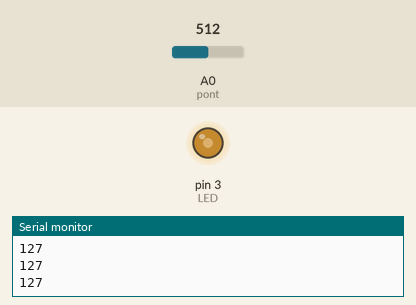
This sketch was run on a simulated Arduino Uno, built with avr-gcc and run on an emulated ATmega328P. Shown: output pins drawn as LEDs (lit = HIGH), the last lines printed to the serial monitor. The inputs (shaded band) are chosen by the test bench; at power-on: A0 (pont) = 512.

Above: at 1.2 s.
1.3 s: A0 (pont) set to 716
At 2.4 s:
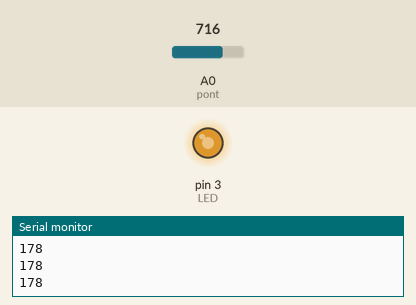
2.8 s: A0 (pont) set to 900
At 3.6 s:
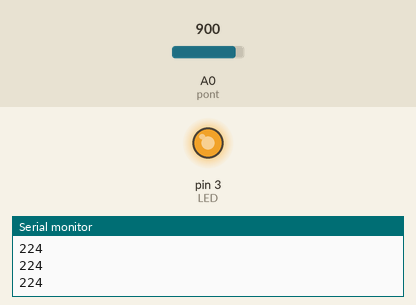
4.3 s: A0 (pont) set to 122
At 4.7 s:
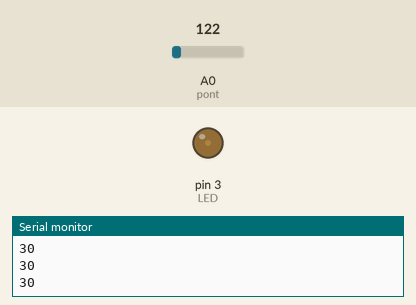
5.8 s: A0 (pont) set to 0
At 7.0 s:
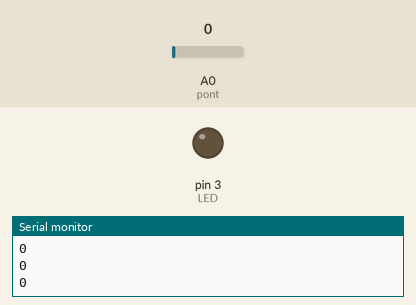
7.3 s: A0 (pont) set to 511
At 8.2 s:
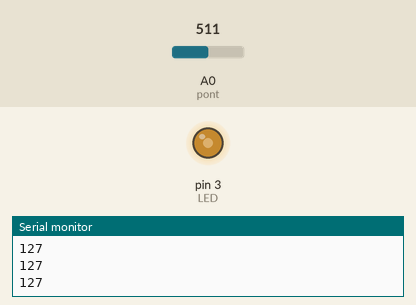
Timing chart, 0 to 9.8 s (numbered marks = the images above; inputs shaded):
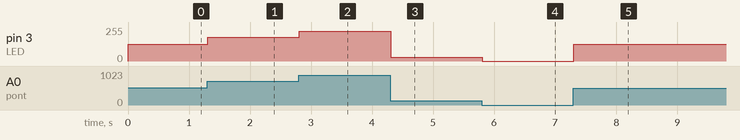

The sketch:

Ex7.ino
```cpp
int pont = A0;
int LED = 3;
int val;

void setup() {
    pinMode(pont, INPUT);
    pinMode(LED, OUTPUT);
    Serial.begin(9600);
}

void loop() {
	val = analogRead(pont);
    val = map(val, 0, 1023, 0, 255);
    Serial.println(val);
    analogWrite(LED, val);
}
```

Measured:
- after the input at 1.3 s, pin 3 (LED): 127/255 → 178/255 at once
- after the input at 2.8 s, pin 3 (LED): 178/255 → 224/255 at once
- after the input at 4.3 s, pin 3 (LED): 224/255 → 30/255 at once
- after the input at 5.8 s, pin 3 (LED): 30/255 → 0/255 at once
- after the input at 7.3 s, pin 3 (LED): 0/255 → 127/255 at once
